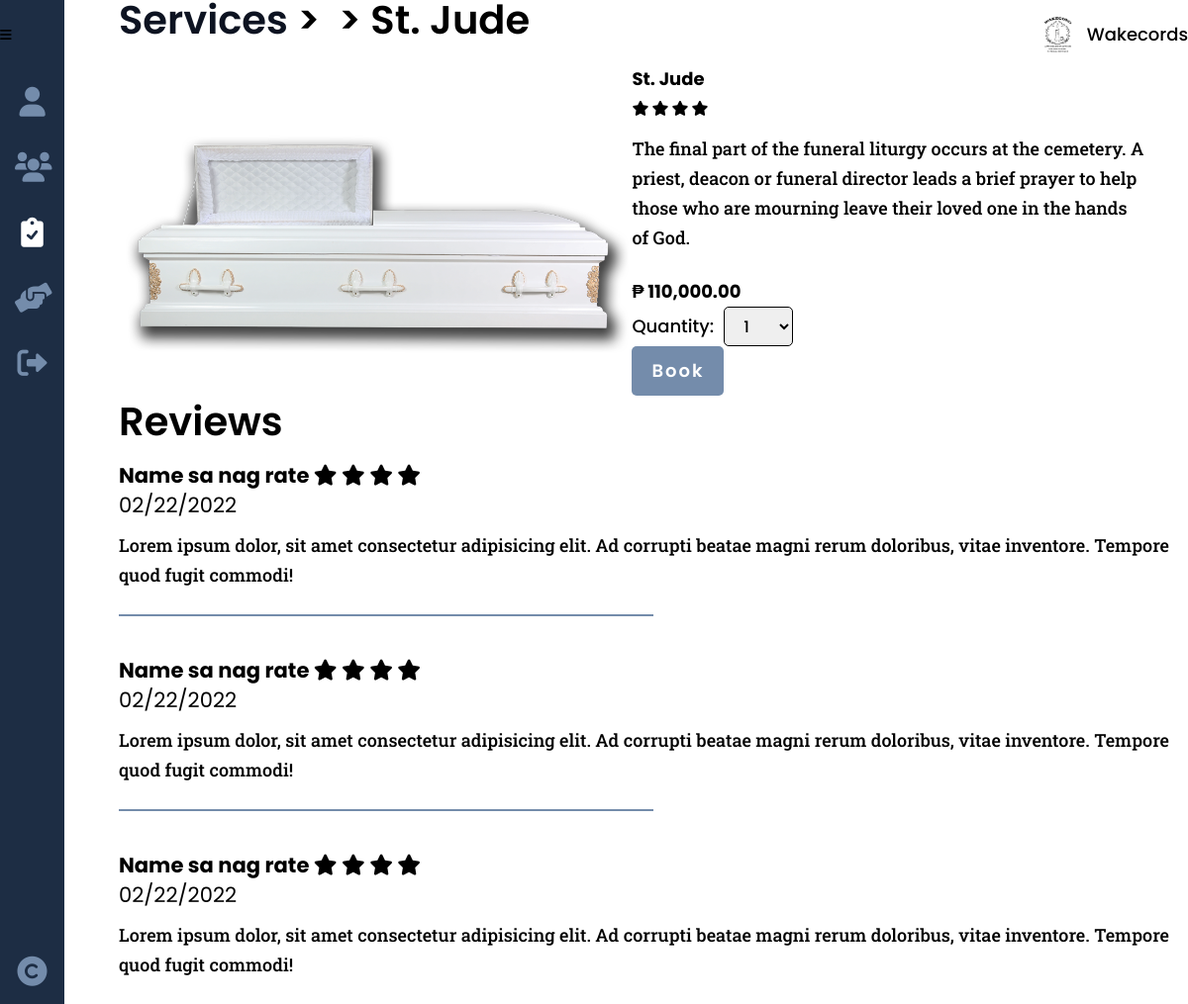
Before: /funeral_tradition_this.php?service_id=1 with the older database file.
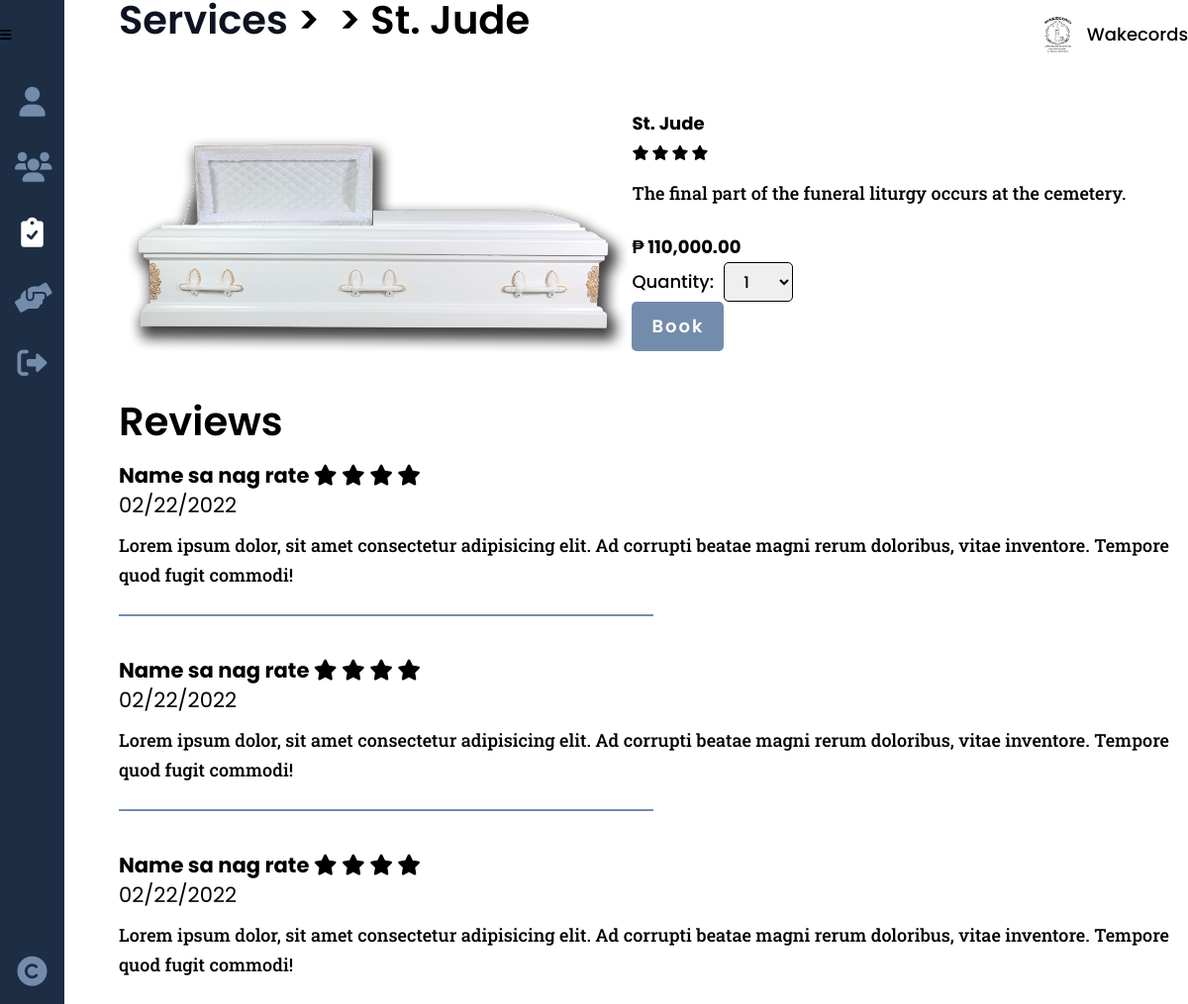
After: the same page with the newer database file.
### tables this page shows
CREATE TABLE `funeral` (
  `service_id` int(8) NOT NULL,
  `funeral_name` varchar(50) NOT NULL,
  `funeral_type` varchar(20) NOT NULL
);

CREATE TABLE `services` (
  `service_id` int(8) NOT NULL,
  `provider_id` int(8) NOT NULL,
  `service_type` varchar(20) NOT NULL,
  `service_name` varchar(50) NOT NULL,
  `service_desc` varchar(500) NOT NULL,
  `service_cost` decimal(9,2) NOT NULL,
  `service_qty` int(2) NOT NULL,
  `service_img` varchar(100) NOT NULL,
  `service_status` varchar(10) NOT NULL
);

### others/db.php (called while the page is built, shortened)
<?php
	class DB
	{
		static $hostname = "localhost";
		static $dbname = "wakecords";
		static $username  = "root";
		static $password = "";
		public static function query($sql, $params=array(), $transactType)
		{
			$rows = array();
			try
			{
				$db = new PDO("mysql:host=". self::$hostname ."; dbname=". self::$dbname,  self::$username,  self::$password);
				$db->setAttribute(PDO::ATTR_ERRMODE, PDO::ERRMODE_EXCEPTION);
				$cmd = $db->prepare($sql);
				$cmd->execute($params);
				if($transactType == "READ")
					$rows = $cmd->fetchAll();
				else
					$rows = $db->lastInsertId();
			}
			catch(PDOException $e)
			{
				echo $e->getMessage();
			}
			return $rows;
		}
	}

### funeral_tradition_this.php (the view, shortened to what this page needs)
<?php
	include("others/head.php");
?>
<body>
	<div class="container">
		<?php include("others/header.php"); ?>
		<div class="banner">
			<?php
			include("others/sidebar.php"); ?>
			<section class="banner-con">
				<div class="wrapper">
					<div class="banner-div">
						<?php
							$service = DB::query("SELECT * FROM services s JOIN funeral f ON s.service_id = f.service_id WHERE s.service_id=?", array($_GET['service_id']), "READ");
							$service = $service[0];
							echo "
							<h2><a href='funeral.php'>Services</a> <span>> <a href='funeral_tradition.php?service_name={$_SESSION['service_name']}'>{$_SESSION['service_name']}</a> > {$service['funeral_name']}</span></h2>
							";
						?>
						<div class="banner-cards trad">
							<?php
								echo "
								<img class='card-img' src='images/providers/".$service['service_type']."/".$service['provider_id']."/".$service['service_img']."'>
								<div class='card-div'>
									<div>
										<h3>".$service['funeral_name']."
											<span>
												<i class='fa-solid fa-star'></i>
												<i class='fa-solid fa-star'></i>
												<i class='fa-solid fa-star'></i>
												<i class='fa-solid fa-star'></i>
											</span>
										</h3>
										<p>
											".$service['service_desc']."
										</p>
										<div class='card-price trad'>₱ ".number_format($service['service_cost'], 2, '.', ',')."</div>
										<form method='post'>
											<div>
												<label for='cbomaxqty'>Quantity: </label>
												<select name='cbomaxqty' required>
								";
													for($i=1;$i<=$service['service_qty'];$i++)
														echo "<option value='".$i."'>".$i."</option>";
								echo"
												</select>
											</div>
											<button type='submit' name='btnadd' class='btn trad' onclick=\"return confirm('Are you sure you want to add this to cart?');\">Book</button>
										</form>
									</div>
								</div>
								";
							?>
						</div>
						<div class="banner-ratings">
							<h2>Reviews</h2>
							<div class="rate">
								<h3>Name sa nag rate
									<span>
										<i class="fa-solid fa-star"></i>
										<i class="fa-solid fa-star"></i>
										<i class="fa-solid fa-star"></i>
										<i class="fa-solid fa-star"></i>
									</span>
									<span>
										02/22/2022
									</span>
								</h3>
								<p>Lorem ipsum dolor, sit amet consectetur adipisicing elit. Ad corrupti beatae magni rerum doloribus, vitae inventore. Tempore quod fugit commodi!</p>
							</div>
							<div class="hr"></div>
							<div class="rate">
								<h3>Name sa nag rate
									<span>
										<i class="fa-solid fa-star"></i>
										<i class="fa-solid fa-star"></i>
										<i class="fa-solid fa-star"></i>
										<i class="fa-solid fa-star"></i>
									</span>
									<span>
										02/22/2022
									</span>
								</h3>
								<p>Lorem ipsum dolor, sit amet consectetur adipisicing elit. Ad corrupti beatae magni rerum doloribus, vitae inventore. Tempore quod fugit commodi!</p>
							</div>
							<div class="hr"></div>
							<div class="rate">
								<h3>Name sa nag rate
									<span>
										<i class="fa-solid fa-star"></i>
										<i class="fa-solid fa-star"></i>
										<i class="fa-solid fa-star"></i>
										<i class="fa-solid fa-star"></i>
									</span>
									<span>
										02/22/2022
									</span>
								</h3>
								<p>Lorem ipsum dolor, sit amet consectetur adipisicing elit. Ad corrupti beatae magni rerum doloribus, vitae inventore. Tempore quod fugit commodi!</p>
							</div>
						</div>
					</div>
				</div>
			</section>
		</div>
	</div>
<?php include("others/footer-js.php"); ?>

Changed rows visible on the page:
changed through a linked row, funeral "St. Jude": service_id.service_desc "…occurs at the cemetery. A priest, deacon or funeral director leads a brief prayer to help those who are mourning leave their loved one in the hands of God." → "The final part of the funeral liturgy occurs at the cemetery."
